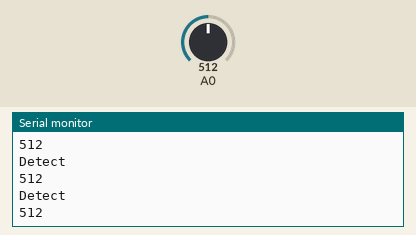
A sketch run on a simulated Arduino Uno, built with avr-gcc and run on an emulated ATmega328P. Parts: the last lines printed to the serial monitor. The test bench sets the inputs (shaded band); at power-on: A0 = 512.

Above: at 1.2 s.
1.3 s: A0 set to 984
At 2.1 s:
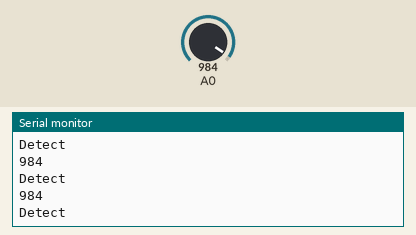
4.3 s: A0 set to 1014
At 5.14 s:
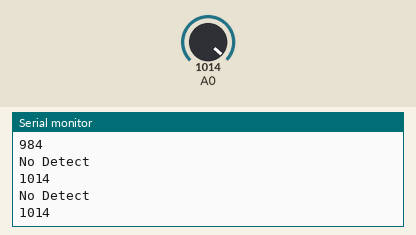
Timing chart, 0 to 7.3 s (numbered marks = the images above; inputs shaded):
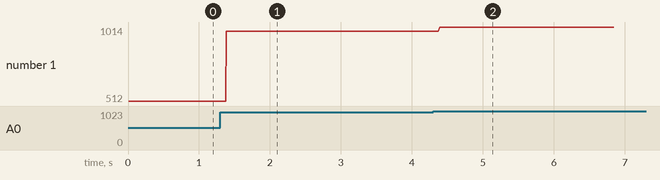

The sketch:

Sensor_infravermelho.ino
```cpp
int var;
void setup(){
  pinMode(A0, INPUT);
  Serial.begin(9600);
}

void loop(){
  var = analogRead(A0);
  if(var<1000){
    Serial.println("Detect");
    Serial.println(var);
  }
  else{
    Serial.println("No Detect");
    Serial.println(var);
    delay(500);

    }
}
```

Measured:
- the behaviour switches between 999 and 1000 on A0 (found by bisection; images 1 and 2)
- after the input at 1.3 s, the serial monitor: prints a new line after 0.09 s (image 1)
- after the input at 4.3 s, the serial monitor: prints a new line after 0.08 s (image 2)
- plotted number 1: 512 → 984 after the input at 1.3 s, 984 → 1014 after the input at 4.3 s
